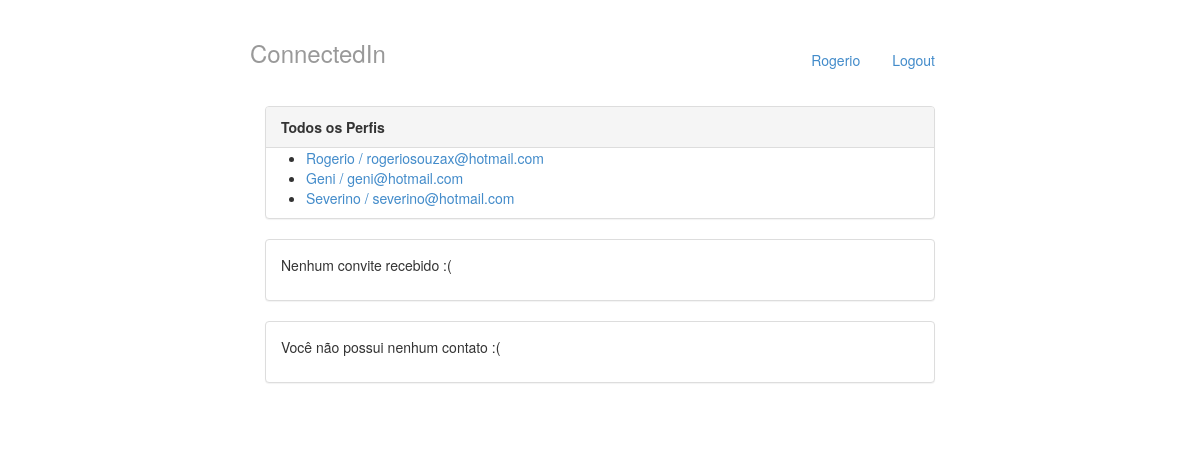
Before: / with the older database file.
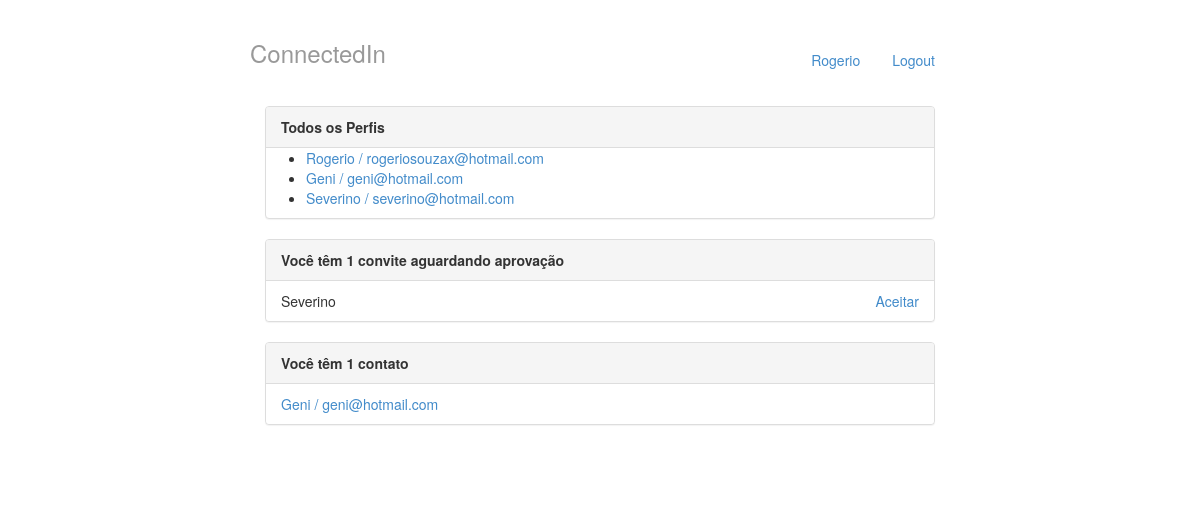
After: the same page with the newer database file.
### perfis/models.py (models this page shows, shortened)
class Perfil(models.Model):
    nome = models.CharField(max_length=255, null=False)
    email = models.CharField(max_length=255, null=False)
    telefone = models.CharField(max_length=15, null=False)
    nome_empresa = models.CharField(max_length=255, null=False)
    contatos = models.ManyToManyField('self')

class Convite(models.Model):
    solicitante = models.ForeignKey(Perfil, related_name='convites_realizados', on_delete=models.PROTECT)
    convidado = models.ForeignKey(Perfil, related_name='convites_recebidos', on_delete=models.PROTECT)

### perfis/views.py (the view)
# urls.py: path('', views.index, name='index'),
def index(request):
    return render(request, 'index.htm', {'perfis' : Perfil.objects.all(), 'perfil_logado' : get_perfil_logado(request)})

### perfis/views.py (called while the page is built)
def get_perfil_logado(request):
    return Perfil.objects.get(id=1)

### perfis/templates/index.htm
{% extends "base.htm" %}
{% block body %}
<div class="col-lg-12">
    <div class="panel panel-default">
        <div class="panel-heading">
            <strong>Todos os Perfis</strong>
        </div>
        {% if perfis %}
        <ul>
            {% for perfil in perfis %}
            <li>
                <a href="{% url 'exibir' perfil.id %}">{{perfil.nome}} / {{perfil.email}}</a>
            </li>
            {% endfor %}
        </ul>
        {% else %}
        <p>Nenhum perfil encontrado.</p>
        {% endif %}
    </div>
    <div class="panel panel-default">
        {% with total_de_convites=perfil_logado.convites_recebidos.count %}
        {% if total_de_convites %}
        <div class="panel-heading">
            <strong>Você têm {{ total_de_convites }} convite{{ total_de_convites | pluralize }} aguardando aprovação</strong>
        </div>
            <ul class='list-group'>
                {% for convite in perfil_logado.convites_recebidos.all %}
                <li class="list-group-item">
                    {{ convite.solicitante.nome }}
                    <a href="{% url 'aceitar' convite.id %}" class="pull-right">Aceitar</a>
                </li>
                {% endfor %}
            </ul>
        {% else %}
        <div class="panel-body">
            <p>Nenhum convite recebido :(</p>
        </div>
        {% endif %}
        {% endwith %}
    </div>
    <div class="panel panel-default">
            {% with total_de_contatos=perfil_logado.contatos.count %}
            {% if total_de_contatos %}
            <div class="panel-heading">
                <strong>Você têm {{ total_de_contatos }} contato{{ total_de_contatos | pluralize }}</strong>
            </div>
                <ul class='list-group'>
                    {% for contato in perfil_logado.contatos.all %}
                    <li class="list-group-item">
                        <a href="{% url 'exibir' contato.id %}">{{contato.nome}} / {{contato.email}}</a>
                    </li>
                    {% endfor %}
                </ul>
            {% else %}
            <div class="panel-body">
                <p>Você não possui nenhum contato :(</p>
            </div>
            {% endif %}
            {% endwith %}
    </div>
</div>
{% endblock %}

### perfis/templates/base.htm (shortened to what this page needs)
{% load staticfiles %}
<!DOCTYPE html>
<html lang="pt-br">
<head>
    <link rel="stylesheet" href="{% static "styles/bootstrap.css" %}">
    <link rel="stylesheet" href="{% static "styles/main.css" %}">
</head>
<body>
    <div class="container">
        <div class="hearder">
            <ul class="nav nav-pills pull-right">
                <li><a href="{% url 'index' %}">{{ perfil_logado.nome }}</a></li>
                <li><a href="/logout/">Logout</a></li>
            </ul>
            <h3 class="text-muted">ConnectedIn</h3>
        </div>
        <div class="row content">
            {% block body %}
            {% endblock %}
        </div>
    </div>
</body>
</html>

### perfis/static/styles/main.css (style rules this page uses)
body { padding-top: 20px; padding-bottom: 20px; }
.header, .content, .footer { padding-left: 15px; padding-right: 15px; }
@media (min-width: 768px) { .container { max-width: 730px; } }
.content { margin: 40px 0; }
@media screen and (min-width: 768px) { .header, .content, .footer { padding-left: 0; padding-right: 0; } }

Changed rows visible on the page:
now on one of the page's lists (row unchanged): Perfil: nome "Geni", email "geni@hotmail.com"
added Convite: solicitante.nome "Severino"
Other visible differences:
{{ total_de_convites }}: (not shown) → "1"
{{ total_de_contatos }}: (not shown) → "1"
text no longer shown: "Nenhum convite recebido :( Você não possui nenhum contato :("
text now shown: "Você têm convite aguardando aprovação Você têm contato"
